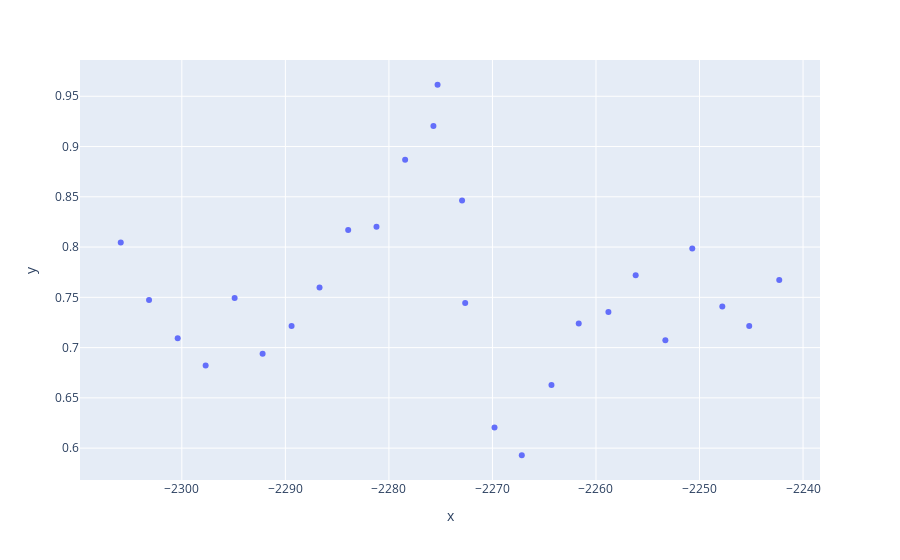

This figure's notebook cell:
### Code cell
xs = CU.bin_data(xs, bin_size=bin_size)
datas = CU.bin_data(datas, bin_size=bin_size)

xs = np.array(list(xs[0])+list(xs[1]))
datas = np.array(list(datas[0])+list(datas[1]))

px.scatter(x=xs, y=datas)

### Figure 1 — Plotly figure (JSON) as saved in the notebook; plotly's stock layout.template omitted (floating-point values rounded to 4 significant figures)
{"data": [{"hovertemplate": "x=%{x}<br>y=%{y}<extra></extra>", "legendgroup": "", "marker": {"color": "#636efa", "symbol": "circle"}, "mode": "markers", "name": "", "orientation": "v", "showlegend": false, "type": "scatter", "x": [-2275.0, -2273.0, -2270.0, -2267.0, -2264.0, -2262.0, -2259.0, -2256.0, -2253.0, -2251.0, -2248.0, -2245.0, -2242.0, -2306.0, -2303.0, -2300.0, -2298.0, -2295.0, -2292.0, -2289.0, -2287.0, -2284.0, -2281.0, -2278.0, -2276.0, -2273.0], "xaxis": "x", "y": [0.9615, 0.7443, 0.6205, 0.5929, 0.6627, 0.7239, 0.7353, 0.7719, 0.7073, 0.7985, 0.7408, 0.7214, 0.7673, 0.8047, 0.7475, 0.7092, 0.6823, 0.7492, 0.6939, 0.7216, 0.7598, 0.8169, 0.8201, 0.8868, 0.9204, 0.8463], "yaxis": "y"}], "layout": {"autosize": true, "legend": {"tracegroupgap": 0}, "margin": {"t": 60}, "xaxis": {"anchor": "y", "autorange": true, "domain": [0, 1], "range": [-2310.0, -2238.0], "title": {"text": "x"}, "type": "linear"}, "yaxis": {"anchor": "x", "autorange": true, "domain": [0, 1], "range": [0.5668, 0.9876], "title": {"text": "y"}, "type": "linear"}}}
